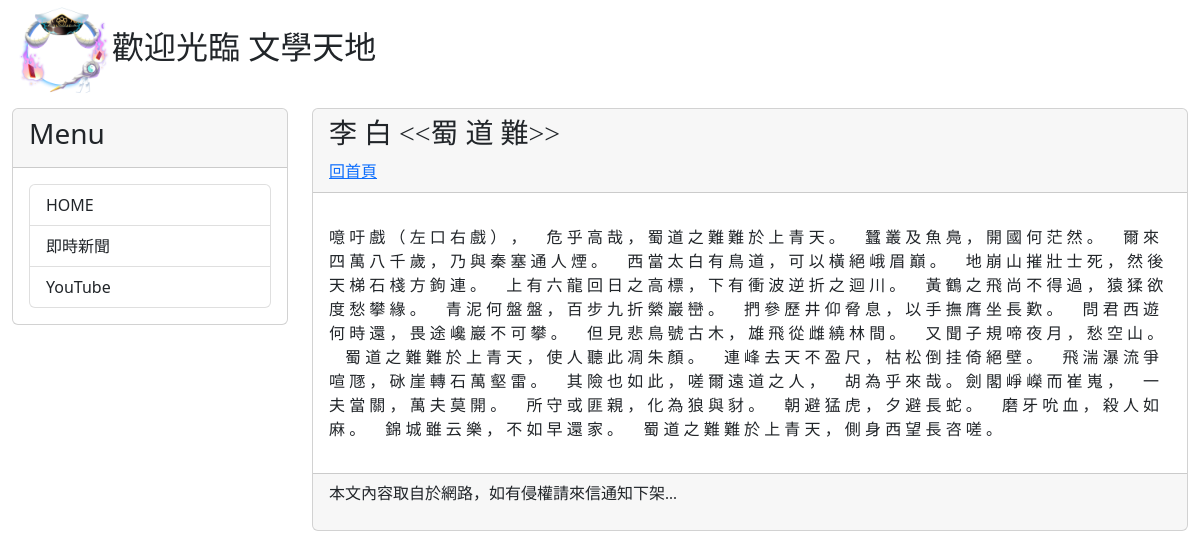
The app's page /post/leebai_01/ with its own data.
### mysite/models.py (models this page shows, shortened)
class Post(models.Model):
    title = models.CharField(max_length=200)
    slug = models.CharField(max_length=200)
    body = models.TextField()
    pub_date = models.DateTimeField(auto_now_add=True)
    class Meta:
        ordering = ('-pub_date',)

### mysite/views.py (the view)
# urls.py: path('post/<slug:slug>/', showpost),
def showpost(request, slug):
    try:
        post = Post.objects.get(slug = slug)
        if post != None:
            return render(request, 'post.html', locals())
    except:
        return redirect('/')

### mysite/templatetags/markdown_extras.py (called while the page is built)
@register.filter
def convert_markdown(text):
    return markdown.markdown(text)

### templates/post.html (shortened to what this page needs)
{% extends 'base.html' %}
{% load markdown_extras %}
{% block headmessage %}
    <h3 style="font-family: 微軟正黑體;">{{post.title}}</h3>
    <a style="font-family: 微軟正黑體;" href="/">回首頁</a>
{% endblock %}
{% block content %}
    <p style="font-family: 微軟正黑體; font-size: 12pt; letter-spacing: 2pt;">
        {{ post.body | convert_markdown | safe }}
    </p>
{% endblock %}

### records on screen
Post: title "李 白 <<蜀 道 難>>", body|convert_markdown "噫 吁 戲 （ 左 口 右 戲 ） ， 危 乎 高 哉 ， 蜀 道 之 難 難 於 上 青 天 。 蠶 叢 及 魚 鳧 ， 開 國 何 茫 然 。 爾 來 四 萬 八 千 歲 ， 乃 與 秦 塞 通 人 煙 。 西 當 太 白 有 鳥 道 ， 可 以 橫 絕 峨 眉 巔 。 地 崩 山 摧 壯 士 死 ， 然 後 天 梯 石 棧 方 鉤 連 。 上 有 六 龍 回 日 之 高 標 ， 下 有 衝 波 逆 折 之 迴 川 。 黃 鶴 之 飛 尚 不 得 過 ， 猿 猱 欲 度 愁 攀 緣 。 青 泥 何 盤 盤 ， 百 步 九 折 縈 巖 巒 。 捫 參 歷 井 仰 脅 息 ， 以 手 撫 膺 坐 長 歎 。 問 君 西 遊 何 時 還 ， 畏 途 巉 巖 不 可 攀 。 但 見 悲 鳥 號 古 木 ， 雄 飛 從 雌 繞 林 間 。 又 聞 子 規 啼 夜 月 ， 愁 空 山 。 蜀 道 之 難 難 於 上 青 天 ， 使 人 聽 此 凋 朱 顏 。 連 峰 去 天 不 盈 尺 ， 枯 松 倒 挂 倚 絕 壁 。 飛 湍 瀑 流 爭 喧 豗 ， 砯 崖 轉 石 萬 壑 雷 。 其 險 也 如 此 ， 嗟 爾 遠 道 之 人 ， 胡 為 乎 來 哉 。 劍 閣 崢 嶸 而 崔 嵬 ， 一 夫 當 關 ， 萬 夫 莫 開 。 所 守 或 匪 親 ， 化 為 狼 與 豺 。 朝 避 猛 虎 ， 夕 避 長 蛇 。 磨 牙 吮 血 ， 殺 人 如 麻 。 錦 城 雖 云 樂 ， 不 如 早 還 家 。 蜀 道 之 難 難 於 上 青 天 ， 側 身 西 望 長 咨 嗟 。"
